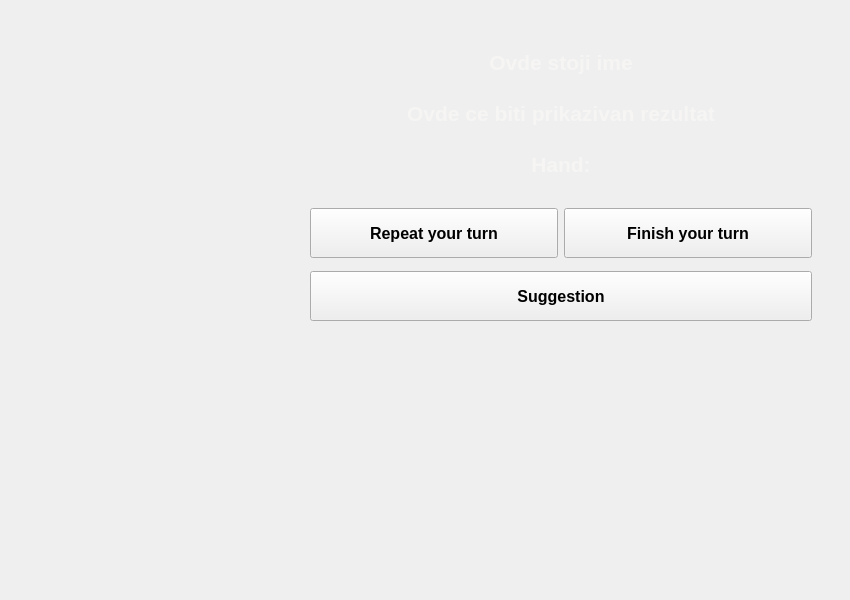
<?xml version="1.0" encoding="UTF-8"?>
<ui version="4.0">
 <class>MainWindow</class>
 <widget class="QMainWindow" name="MainWindow">
  <property name="geometry">
   <rect>
    <x>0</x>
    <y>0</y>
    <width>850</width>
    <height>600</height>
   </rect>
  </property>
  <property name="font">
   <font>
    <pointsize>12</pointsize>
    <weight>75</weight>
    <bold>true</bold>
   </font>
  </property>
  <property name="windowTitle">
   <string>Scrabble</string>
  </property>
  <widget class="QWidget" name="centralwidget">
   <widget class="QWidget" name="gridLayoutWidget">
    <property name="geometry">
     <rect>
      <x>10</x>
      <y>40</y>
      <width>271</width>
      <height>231</height>
     </rect>
    </property>
    <layout class="QGridLayout" name="board_gridLayout">
     <property name="spacing">
      <number>0</number>
     </property>
    </layout>
   </widget>
   <widget class="QWidget" name="verticalLayoutWidget">
    <property name="geometry">
     <rect>
      <x>310</x>
      <y>40</y>
      <width>502</width>
      <height>281</height>
     </rect>
    </property>
    <layout class="QVBoxLayout" name="verticalLayout">
     <item>
      <widget class="QLabel" name="nameLabel">
       <property name="palette">
        <palette>
         <active>
          <colorrole role="WindowText">
           <brush brushstyle="SolidPattern">
            <color alpha="255">
             <red>246</red>
             <green>245</green>
             <blue>244</blue>
            </color>
           </brush>
          </colorrole>
         </active>
         <inactive>
          <colorrole role="WindowText">
           <brush brushstyle="SolidPattern">
            <color alpha="255">
             <red>246</red>
             <green>245</green>
             <blue>244</blue>
            </color>
           </brush>
          </colorrole>
         </inactive>
         <disabled>
          <colorrole role="WindowText">
           <brush brushstyle="SolidPattern">
            <color alpha="255">
             <red>190</red>
             <green>190</green>
             <blue>190</blue>
            </color>
           </brush>
          </colorrole>
         </disabled>
        </palette>
       </property>
       <property name="font">
        <font>
         <pointsize>16</pointsize>
         <weight>75</weight>
         <bold>true</bold>
        </font>
       </property>
       <property name="text">
        <string>Ovde stoji ime</string>
       </property>
       <property name="alignment">
        <set>Qt::AlignCenter</set>
       </property>
       <property name="margin">
        <number>4</number>
       </property>
      </widget>
     </item>
     <item>
      <widget class="QLabel" name="scoreLabel">
       <property name="palette">
        <palette>
         <active>
          <colorrole role="WindowText">
           <brush brushstyle="SolidPattern">
            <color alpha="255">
             <red>246</red>
             <green>245</green>
             <blue>244</blue>
            </color>
           </brush>
          </colorrole>
         </active>
         <inactive>
          <colorrole role="WindowText">
           <brush brushstyle="SolidPattern">
            <color alpha="255">
             <red>246</red>
             <green>245</green>
             <blue>244</blue>
            </color>
           </brush>
          </colorrole>
         </inactive>
         <disabled>
          <colorrole role="WindowText">
           <brush brushstyle="SolidPattern">
            <color alpha="255">
             <red>190</red>
             <green>190</green>
             <blue>190</blue>
            </color>
           </brush>
          </colorrole>
         </disabled>
        </palette>
       </property>
       <property name="font">
        <font>
         <pointsize>16</pointsize>
         <weight>75</weight>
         <bold>true</bold>
        </font>
       </property>
       <property name="text">
        <string>Ovde ce biti prikazivan rezultat</string>
       </property>
       <property name="alignment">
        <set>Qt::AlignCenter</set>
       </property>
      </widget>
     </item>
     <item>
      <widget class="QLabel" name="handLabel">
       <property name="palette">
        <palette>
         <active>
          <colorrole role="WindowText">
           <brush brushstyle="SolidPattern">
            <color alpha="255">
             <red>246</red>
             <green>245</green>
             <blue>244</blue>
            </color>
           </brush>
          </colorrole>
         </active>
         <inactive>
          <colorrole role="WindowText">
           <brush brushstyle="SolidPattern">
            <color alpha="255">
             <red>246</red>
             <green>245</green>
             <blue>244</blue>
            </color>
           </brush>
          </colorrole>
         </inactive>
         <disabled>
          <colorrole role="WindowText">
           <brush brushstyle="SolidPattern">
            <color alpha="255">
             <red>190</red>
             <green>190</green>
             <blue>190</blue>
            </color>
           </brush>
          </colorrole>
         </disabled>
        </palette>
       </property>
       <property name="font">
        <font>
         <pointsize>16</pointsize>
         <weight>75</weight>
         <bold>true</bold>
        </font>
       </property>
       <property name="text">
        <string>Hand:</string>
       </property>
       <property name="alignment">
        <set>Qt::AlignCenter</set>
       </property>
      </widget>
     </item>
     <item>
      <layout class="QGridLayout" name="hand_gridLayout" rowstretch="0">
       <property name="sizeConstraint">
        <enum>QLayout::SetDefaultConstraint</enum>
       </property>
       <property name="leftMargin">
        <number>0</number>
       </property>
       <property name="topMargin">
        <number>3</number>
       </property>
       <property name="rightMargin">
        <number>0</number>
       </property>
       <property name="bottomMargin">
        <number>6</number>
       </property>
       <property name="spacing">
        <number>6</number>
       </property>
      </layout>
     </item>
     <item>
      <layout class="QHBoxLayout" name="horizontal_gridLayout">
       <property name="topMargin">
        <number>6</number>
       </property>
       <property name="bottomMargin">
        <number>7</number>
       </property>
       <item>
        <widget class="QPushButton" name="repeatTurn_pushButton">
         <property name="minimumSize">
          <size>
           <width>0</width>
           <height>50</height>
          </size>
         </property>
         <property name="font">
          <font>
           <pointsize>12</pointsize>
           <weight>75</weight>
           <bold>true</bold>
          </font>
         </property>
         <property name="text">
          <string>Repeat your turn</string>
         </property>
        </widget>
       </item>
       <item>
        <widget class="QPushButton" name="endTurn_pushButton">
         <property name="minimumSize">
          <size>
           <width>0</width>
           <height>50</height>
          </size>
         </property>
         <property name="text">
          <string>Finish your turn</string>
         </property>
        </widget>
       </item>
      </layout>
     </item>
     <item>
      <widget class="QPushButton" name="suggestion_pushButton">
       <property name="minimumSize">
        <size>
         <width>0</width>
         <height>50</height>
        </size>
       </property>
       <property name="text">
        <string>Suggestion</string>
       </property>
      </widget>
     </item>
    </layout>
   </widget>
  </widget>
 </widget>
 <resources/>
 <connections/>
</ui>
